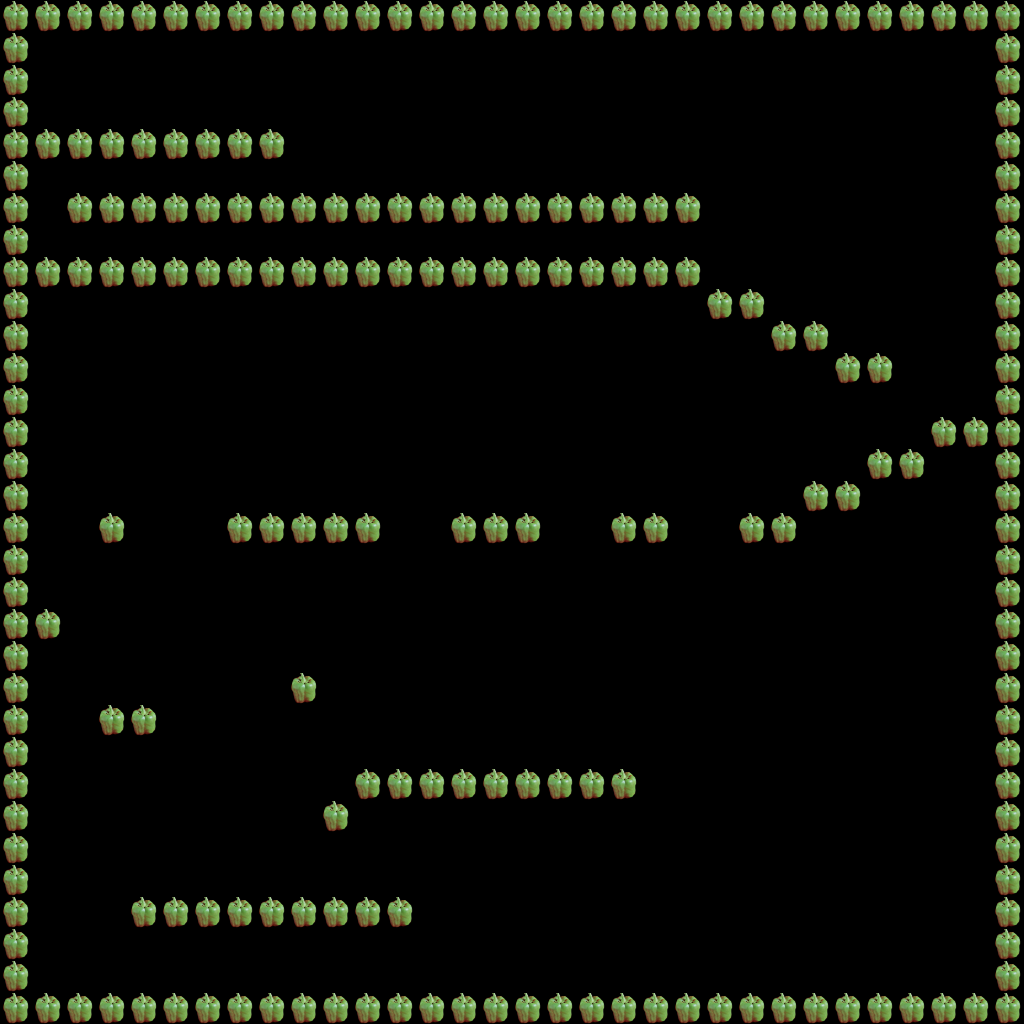

Rendered tile map (Tiled .tmx) drawn with the repository's tilesets; below, a short description and the map source with its tile grids summarised:
An orthogonal 32x32 tile map with 32x32 px tiles, 1 tile layer (blockers), 2 tilesets and 44 objects (23x blocker, t).

<map version="1.0" orientation="orthogonal" width="32" height="32" tilewidth="32" tileheight="32">
 <tileset firstgid="1" name="tiles" tilewidth="32" tileheight="32">
  <image source="images/tileset.png" width="32" height="32" />
 </tileset>
 <tileset firstgid="3" name="triggers" tilewidth="32" tileheight="32">
  <image source="images/triggers.png" width="96" height="32" />
  <tile id="0">
   <properties>
    <property name="player" value="yes" />
   </properties>
  </tile>
  <tile id="1">
   <properties>
    <property name="enemy" value="yes" />
   </properties>
  </tile>
  <tile id="2">
   <properties>
    <property name="reverse" value="yes" />
   </properties>
  </tile>
 </tileset>
 <layer name="blockers" width="32" height="32">
  <data>[1024 cells, 221 non-empty, 1 distinct tile ids]</data>
 </layer>
 <objectgroup color="#e34f4a" name="triggers" width="32" height="32" visible="0" opacity="0.61">
  <object name="blocker" x="128" y="896" width="288" height="32">
   <properties>
    <property name="blockers" value="t" />
   </properties>
  </object>
  <object name="blocker" x="32" y="992" width="960" height="32">
   <properties>
    <property name="blockers" value="t" />
   </properties>
  </object>
  <object gid="3" x="64" y="960" />
  <object name="blocker" x="32" y="0" width="960" height="32">
   <properties>
    <property name="blockers" value="b" />
   </properties>
  </object>
  <object name="blocker" x="992" y="32" width="32" height="960">
   <properties>
    <property name="blockers" value="l" />
   </properties>
  </object>
  <object name="blocker" x="0" y="32" width="32" height="960">
   <properties>
    <property name="blockers" value="r" />
   </properties>
  </object>
  <object name="blocker" x="352" y="768" width="288" height="32">
   <properties>
    <property name="blockers" value="tl" />
   </properties>
  </object>
  <object name="blocker" x="288" y="672" width="32" height="32">
   <properties>
    <property name="blockers" value="t" />
   </properties>
  </object>
  <object name="blocker" x="96" y="704" width="64" height="32">
   <properties>
    <property name="blockers" value="t" />
   </properties>
  </object>
  <object name="blocker" x="96" y="512" width="32" height="32">
   <properties>
    <property name="blockers" value="t" />
   </properties>
  </object>
  <object name="blocker" x="224" y="512" width="160" height="32">
   <properties>
    <property name="blockers" value="t" />
   </properties>
  </object>
  <object name="blocker" x="448" y="512" width="96" height="32">
   <properties>
    <property name="blockers" value="t" />
   </properties>
  </object>
  <object name="blocker" x="608" y="512" width="64" height="32">
   <properties>
    <property name="blockers" value="t" />
   </properties>
  </object>
  <object name="blocker" x="32" y="608" width="32" height="32">
   <properties>
    <property name="blockers" value="tr" />
   </properties>
  </object>
  <object name="blocker" x="928" y="416" width="64" height="32">
   <properties>
    <property name="blockers" value="tl" />
   </properties>
  </object>
  <object name="blocker" x="832" y="352" width="64" height="32">
   <properties>
    <property name="blockers" value="t" />
   </properties>
  </object>
  <object name="blocker" x="768" y="320" width="64" height="32">
   <properties>
    <property name="blockers" value="tr" />
   </properties>
  </object>
  <object name="blocker" x="704" y="288" width="64" height="32">
   <properties>
    <property name="blockers" value="tr" />
   </properties>
  </object>
  <object name="t" x="32" y="256" width="672" height="32">
   <properties>
    <property name="blockers" value="rt" />
   </properties>
  </object>
  <object name="blocker" x="64" y="192" width="640" height="32">
   <properties>
    <property name="blockers" value="t" />
   </properties>
  </object>
  <object name="blocker" x="32" y="128" width="256" height="32">
   <properties>
    <property name="blockers" value="t" />
   </properties>
  </object>
  <object name="blocker" x="864" y="448" width="64" height="32">
   <properties>
    <property name="blockers" value="tl" />
   </properties>
  </object>
  <object name="blocker" x="800" y="480" width="64" height="32">
   <properties>
    <property name="blockers" value="tl" />
   </properties>
  </object>
  <object name="blocker" x="736" y="512" width="64" height="32">
   <properties>
    <property name="blockers" value="t" />
   </properties>
  </object>
  <object name="blocker" x="320" y="800" width="32" height="32">
   <properties>
    <property name="blockers" value="t" />
   </properties>
  </object>
  <object gid="4" x="544" y="768" />
  <object gid="4" x="160" y="896" />
  <object gid="5" x="416" y="896" />
  <object gid="5" x="96" y="896" />
  <object gid="5" x="320" y="768" />
  <object gid="5" x="640" y="768" />
  <object gid="4" x="544" y="192" />
  <object gid="5" x="704" y="192" />
  <object gid="5" x="32" y="192" />
  <object gid="4" x="480" y="192" />
  <object gid="4" x="672" y="192" />
  <object gid="4" x="288" y="512" />
  <object gid="5" x="384" y="512" />
  <object gid="5" x="192" y="512" />
  <object gid="4" x="864" y="992" />
  <object gid="5" x="992" y="992" />
  <object gid="5" x="640" y="992" />
  <object gid="5" x="0" y="992" />
  <object gid="4" x="576" y="992" />
 </objectgroup>
</map>